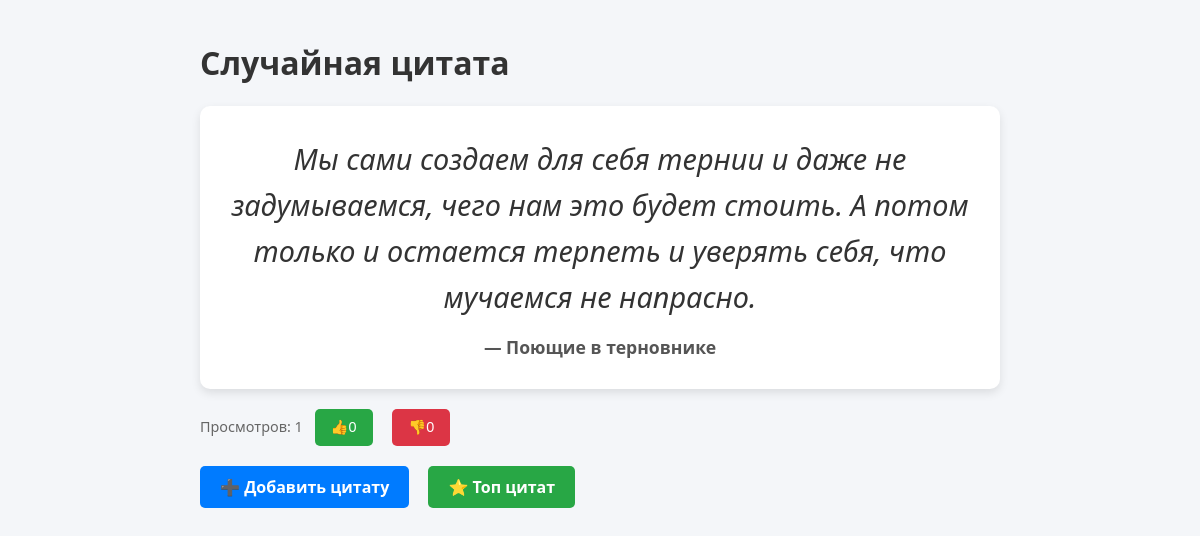
The page / on the database its author committed.
### show_quote/models.py (models this page shows, shortened)
class Quote(models.Model):
    text = models.TextField(verbose_name="Цитата")
    source = models.CharField(max_length=200, verbose_name="Источник (фильм, книга и т.п.)")
    weight = models.PositiveIntegerField(default=1, verbose_name="Вес (чем выше — тем чаще)")
    likes = models.IntegerField(default=0)
    dislikes = models.IntegerField(default=0)
    created_at = models.DateTimeField(auto_now_add=True)
    views = models.PositiveIntegerField(default=0, verbose_name="Количество просмотров")
    class Meta:
        verbose_name = "Цитата"
        verbose_name_plural = "Цитаты"

### show_quote/views.py (the view)
# urls.py: path('', views.index, name='index'),
def index(request):
    key = "random_quote"
    cached_data = cache.get(key)
    if cached_data:
        quote, views_count = cached_data
    else:
        quotes = Quote.objects.all()
        if not quotes.exists():
            return HttpResponse("Нет цитат")
        weighted_quotes = []
        for q in quotes:
            weighted_quotes.extend([q] * q.weight)
        quote = random.choice(weighted_quotes)
        views_count = getattr(quote, 'views', 0) or 0
        cache.set(key, (quote, views_count), 10)  # кэш на 10 секунд
    quote.views = getattr(quote, 'views', 0) + 1
    quote.save(update_fields=['views'])
    context = {
        'quote': quote,
        'views_count': quote.views,
    }
    return render(request, 'show_quote/index.html', context)

### show_quote/templates/show_quote/index.html (shortened to what this page needs)
<!DOCTYPE html>
<html lang="ru">
<head>
</head>
<body>
    <h1>Случайная цитата</h1>
    <div class="quote-container">
        <div class="quote-text">{{ quote.text }}</div>
        <div class="quote-source">— {{ quote.source }}</div>
    </div>
    <div class="stats">
        Просмотров: {{ views_count }}
        <button class="btn like" onclick="like()">👍<span id="like-count">{{ quote.likes }}</span></button>
        <button class="btn dislike" onclick="dislike()">👎<span id="dislike-count">{{ quote.dislikes }}</span></button>
    </div>
    <a href="{% url 'add_quote' %}" style="
        display: inline-block;
        margin: 20px 0;
        padding: 10px 20px;
        background-color: #007bff;
        color: white;
        text-decoration: none;
        border-radius: 5px;
        font-size: 1em;
        font-weight: bold;
    ">➕ Добавить цитату</a>
    <a href="{% url 'top_quotes' %}" style="
    display: inline-block;
    margin: 0 0 0 15px;
    padding: 10px 20px;
    background-color: #28a745;
    color: white;
    text-decoration: none;
    border-radius: 5px;
    font-size: 1em;
    font-weight: bold;
    ">⭐ Топ цитат</a>
</body>
</html>

### show_quote/templates/show_quote/index.html (style rules this page uses)
body { font-family: 'Segoe UI', Tahoma, Geneva, Verdana, sans-serif; max-width: 800px; margin: auto; padding: 20px; background-color: #f4f6f9; color: #333; }
.quote-container { background: white; border-radius: 10px; padding: 30px; box-shadow: 0 4px 10px rgba(0,0,0,0.1); margin: 20px 0; text-align: center; }
.quote-text { font-size: 1.8em; line-height: 1.6; font-style: italic; margin-bottom: 15px; }
.quote-source { font-weight: bold; color: #555; font-size: 1.1em; }
.stats { margin-top: 20px; font-size: 0.9em; color: #666; }
.btn { padding: 10px 16px; margin: 0 8px; cursor: pointer; border: none; border-radius: 5px; font-size: 1em; transition: background 0.3s; }
.like { background-color: #28a745; color: white; }
.dislike { background-color: #dc3545; color: white; }

### rows shown on the page
Quote: text "Мы сами создаем для себя тернии и даже не задумываемся, чего нам это будет стоить. А потом только и остается терпеть и уверять себя, что мучаемся не напрасно.", source "Поющие в терновнике", likes "0", dislikes "0"

### other values the page prints
{{ views_count }} "1"
